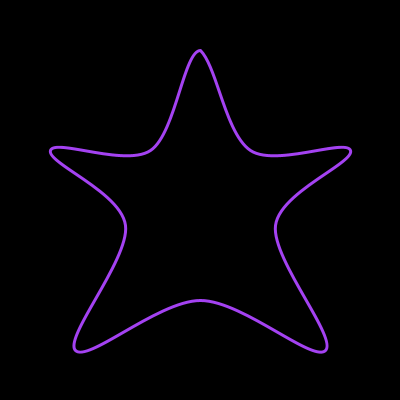
Frame 1 (no input)
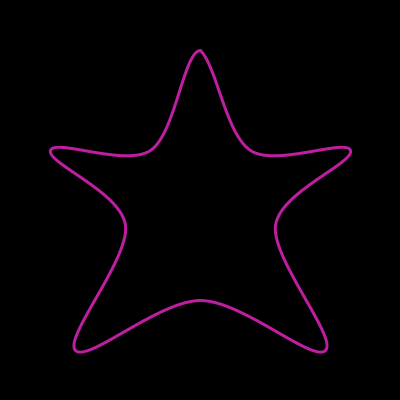
Frame 60 (the mouse pressed at the canvas centre just before this capture)
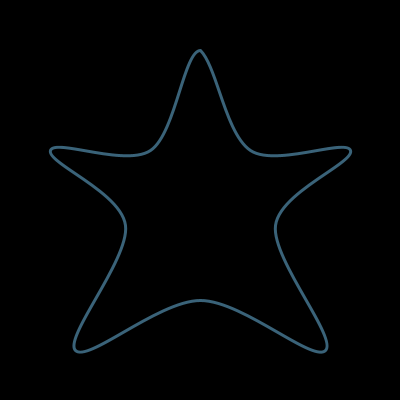
Frame 120 (the mouse held since frame 60 and released just before this capture)

The Processing sketch that drew these frames (run headless with seeded random() and noise(); from frame 60 on, the mouse is pressed at the canvas centre):

// Processing sketch: processing_89218
// ── processing_89218.pde

void setup() {
  size(400, 400);
  background(0);
  strokeWeight(3);
  noFill();
}

void draw() {
  background(0,230);
  stroke(random(255), random(255), random(255));
//  translate(width/2,height/2);
// rotate(angulo);

  beginShape();
  curveVertex(250, 150);
  curveVertex(200, 50);
  curveVertex(150, 150);
  curveVertex(50, 150);
  curveVertex(125, 225);  
  curveVertex(75, 350);
  curveVertex(200, 300);
  curveVertex(325, 350);
  curveVertex(275, 225);
  curveVertex(350, 150);
  curveVertex(250, 150);
  curveVertex(200, 50);
  curveVertex(150, 50);
  endShape();
}
